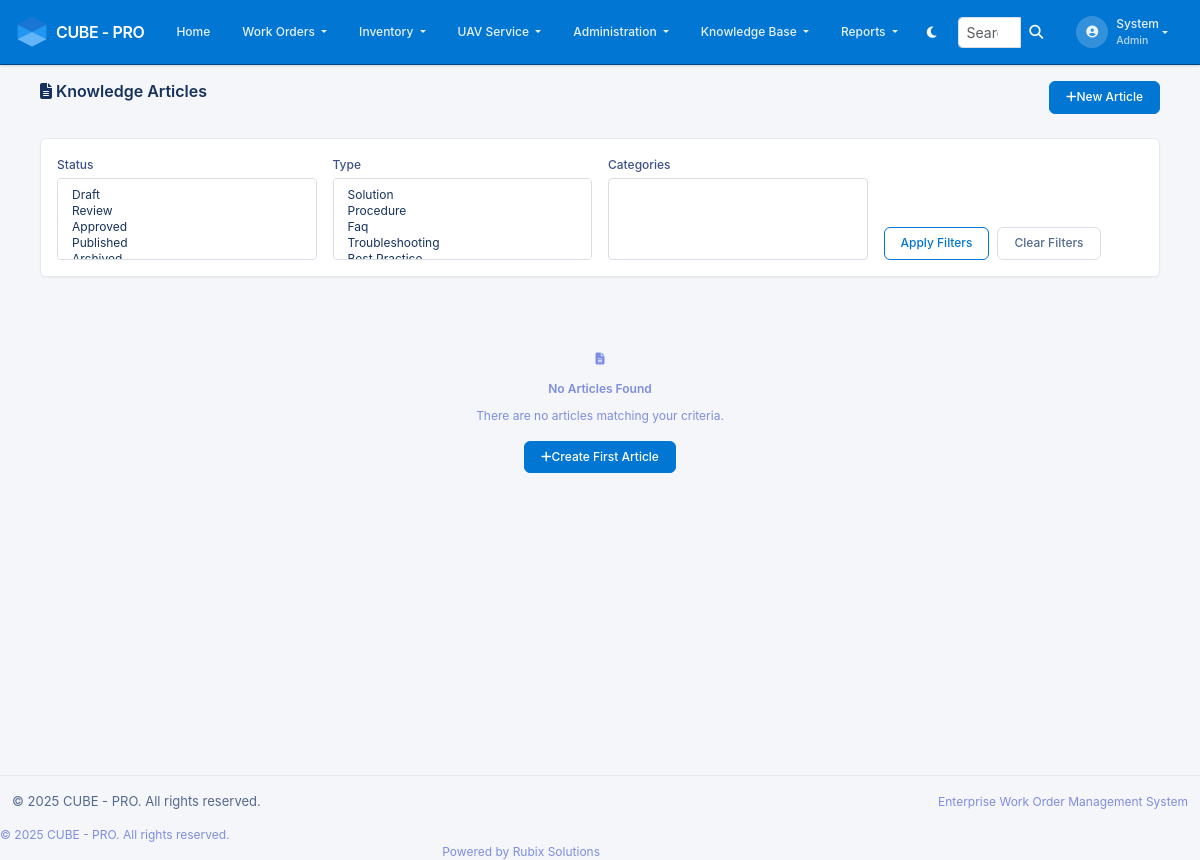
The page /knowledge/articles (signed in) on the database as committed earlier.
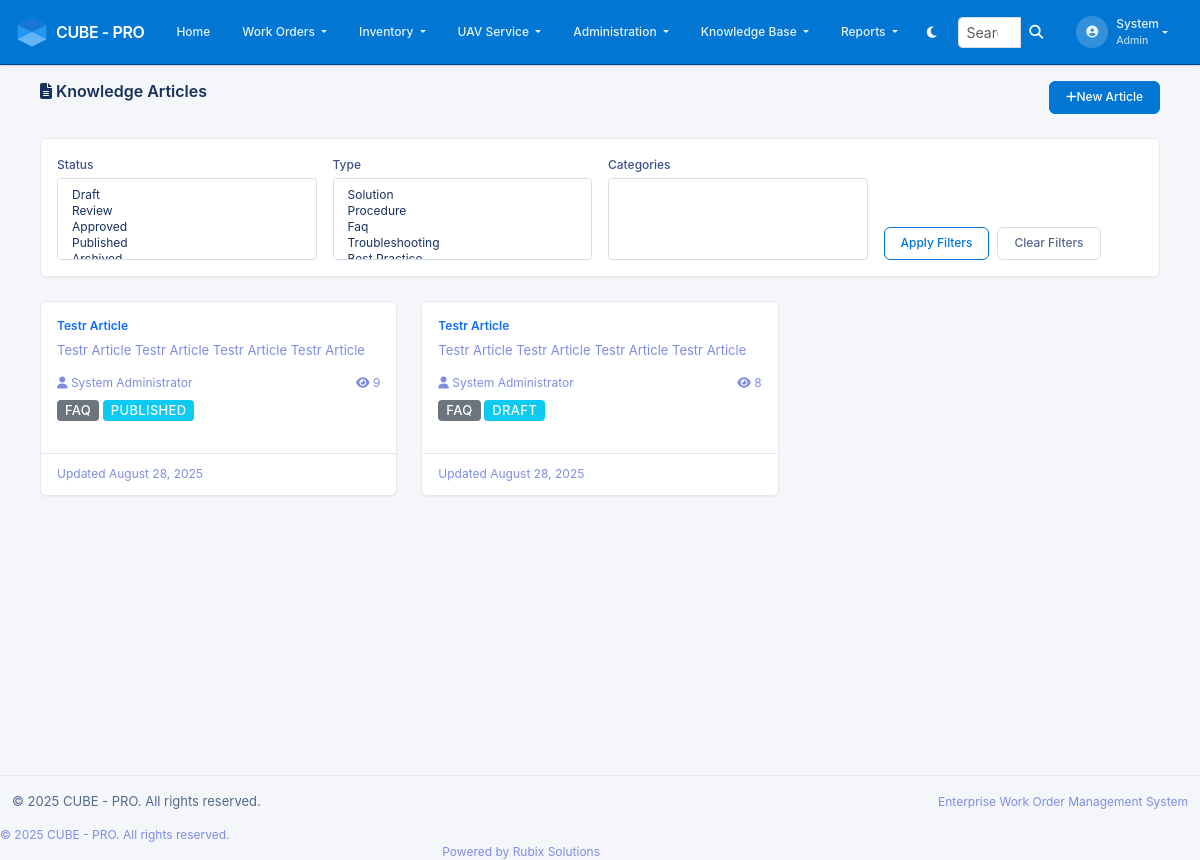
The same page on the database as committed later.
### app/knowledge/models.py (models this page shows, shortened)
class KnowledgeArticle(db.Model):
    __tablename__ = 'knowledge_articles'
    id = db.Column(db.Integer, primary_key=True)
    kb_id = db.Column(db.String(20), unique=True, nullable=False)  # KB-YYYY-NNNN format
    title = db.Column(db.String(200), nullable=False)
    summary = db.Column(db.Text, nullable=False)
    description = db.Column(db.Text)
    solution = db.Column(db.Text)
    workaround = db.Column(db.Text)
    problem_statement = db.Column(db.Text)
    environment = db.Column(db.Text)
    cause = db.Column(db.Text)
    resolution_steps = db.Column(db.Text)
    prevention_steps = db.Column(db.Text)
    related_documents = db.Column(db.Text)
    article_type = db.Column(db.Enum(KnowledgeType), nullable=False, default=KnowledgeType.SOLUTION)
    status = db.Column(db.Enum(KnowledgeStatus), nullable=False, default=KnowledgeStatus.DRAFT)
    visibility = db.Column(db.Enum(VisibilityLevel), nullable=False, default=VisibilityLevel.PUBLIC)
    priority = db.Column(db.String(20), default='MEDIUM')  # LOW, MEDIUM, HIGH, CRITICAL
    category_id = db.Column(db.Integer, db.ForeignKey('knowledge_categories.id'))
    keywords = db.Column(db.Text)  # Comma-separated keywords for search
    author_id = db.Column(db.Integer, db.ForeignKey('users.id'), nullable=False)
    reviewer_id = db.Column(db.Integer, db.ForeignKey('users.id'))
    approver_id = db.Column(db.Integer, db.ForeignKey('users.id'))
    created_at = db.Column(db.DateTime, default=lambda: datetime.now(timezone.utc))
    updated_at = db.Column(db.DateTime, default=lambda: datetime.now(timezone.utc), onupdate=lambda: datetime.now(timezone.utc))
    reviewed_at = db.Column(db.DateTime)
    approved_at = db.Column(db.DateTime)
    published_at = db.Column(db.DateTime)
    expires_at = db.Column(db.DateTime)
    view_count = db.Column(db.Integer, default=0)
    helpful_count = db.Column(db.Integer, default=0)
    not_helpful_count = db.Column(db.Integer, default=0)
    average_rating = db.Column(db.Float, default=0.0)
    last_verified_at = db.Column(db.DateTime)
    verified_by_id = db.Column(db.Integer, db.ForeignKey('users.id'))
    version = db.Column(db.String(10), default='1.0')
    parent_article_id = db.Column(db.Integer, db.ForeignKey('knowledge_articles.id'))
    author = db.relationship('User', foreign_keys=[author_id], backref='authored_articles')
    reviewer = db.relationship('User', foreign_keys=[reviewer_id], backref='reviewed_articles')
    approver = db.relationship('User', foreign_keys=[approver_id], backref='approved_articles')
    verified_by = db.relationship('User', foreign_keys=[verified_by_id], backref='verified_articles')
    tags = db.relationship('KnowledgeTag', secondary=article_tags, backref='articles')
    visibility_roles = db.relationship('Role', secondary=article_visibility_roles, backref='visible_articles')
    visibility_users = db.relationship('User', secondary=article_visibility_users, backref='accessible_articles')
    parent_article = db.relationship('KnowledgeArticle', remote_side=[id], backref='child_versions')
    comments = db.relationship('KnowledgeComment', backref='article', lazy='dynamic', cascade='all, delete-orphan')
    attachments = db.relationship('KnowledgeAttachment', backref='article', lazy='dynamic', cascade='all, delete-orphan')
    ratings = db.relationship('KnowledgeRating', backref='article', lazy='dynamic', cascade='all, delete-orphan')
    views = db.relationship('KnowledgeView', backref='article', lazy='dynamic', cascade='all, delete-orphan')

class KnowledgeCategory(db.Model):
    __tablename__ = 'knowledge_categories'
    id = db.Column(db.Integer, primary_key=True)
    name = db.Column(db.String(100), nullable=False)
    description = db.Column(db.Text)
    parent_id = db.Column(db.Integer, db.ForeignKey('knowledge_categories.id'))
    icon = db.Column(db.String(50))
    color = db.Column(db.String(7))  # Hex color code
    sort_order = db.Column(db.Integer, default=0)
    is_active = db.Column(db.Boolean, default=True)
    created_at = db.Column(db.DateTime, default=lambda: datetime.now(timezone.utc))
    updated_at = db.Column(db.DateTime, default=lambda: datetime.now(timezone.utc), onupdate=lambda: datetime.now(timezone.utc))
    parent = db.relationship('KnowledgeCategory', remote_side=[id], backref='children')
    articles = db.relationship('KnowledgeArticle', backref='category', lazy='dynamic')

### app/models.py (models this page shows, shortened)
class User(UserMixin, db.Model):
    __tablename__ = 'users'
    id = db.Column(db.Integer, primary_key=True)
    username = db.Column(db.String(64), unique=True, nullable=False, index=True)
    email = db.Column(db.String(120), unique=True, nullable=False, index=True)
    password_hash = db.Column(db.String(255), nullable=False)
    first_name = db.Column(db.String(64), nullable=False)
    last_name = db.Column(db.String(64), nullable=False)
    phone = db.Column(db.String(20))
    is_active = db.Column(db.Boolean, default=True)
    created_at = db.Column(db.DateTime, default=lambda: datetime.now(timezone.utc))
    last_login = db.Column(db.DateTime)
    role_id = db.Column(db.Integer, db.ForeignKey('roles.id'))
    created_workorders = db.relationship('WorkOrder', foreign_keys='WorkOrder.created_by_id',
                                       backref='creator', lazy='dynamic')
    assigned_workorders = db.relationship('WorkOrder', foreign_keys='WorkOrder.assigned_to_id',
                                        backref='assignee', lazy='dynamic')
    activities = db.relationship('WorkOrderActivity', backref='user', lazy='dynamic')
    def has_role(self, role_name):
        return self.role and self.role.name == role_name

### app/knowledge/routes.py (the view)
@knowledge.route('/articles')
@login_required
def list_articles():
    filter_form = KnowledgeFilterForm()
    query = get_user_accessible_articles()
    query = query.order_by(desc(KnowledgeArticle.updated_at))
    page = request.args.get('page', 1, type=int)
    per_page = 20
    articles = query.paginate(
        page=page, per_page=per_page, error_out=False
    )
    return render_template('knowledge/list.html',
                         articles=articles,
                         filter_form=filter_form)

### app/knowledge/forms.py
class KnowledgeFilterForm(FlaskForm):
    status = SelectMultipleField('Status',
        choices=[(status.value, status.value.title()) for status in KnowledgeStatus],
        validators=[Optional()])
    article_type = SelectMultipleField('Type',
        choices=[(type.value, type.value.replace('_', ' ').title()) for type in KnowledgeType],
        validators=[Optional()])
    category_id = SelectMultipleField('Categories', coerce=int, validators=[Optional()])
    author_id = SelectMultipleField('Authors', coerce=int, validators=[Optional()])
    apply_filters = SubmitField('Apply Filters')
    clear_filters = SubmitField('Clear Filters')

### app/__init__.py (called while the page is built)
@login_manager.user_loader
def load_user(user_id):
    from app.models import User
    return User.query.get(int(user_id))

### app/knowledge/routes.py (called while the page is built)
def get_user_accessible_articles():
    base_query = KnowledgeArticle.query
    if current_user.has_role('admin') or current_user.has_role('knowledge_admin'):
        return base_query
    visibility_conditions = [
        KnowledgeArticle.visibility == VisibilityLevel.PUBLIC,
        KnowledgeArticle.author_id == current_user.id
    ]
    return base_query.filter(or_(*visibility_conditions))

### app/templates/knowledge/list.html (shortened to what the changed rows need)
{% extends "base.html" %}
{% block content %}
<div class="container-fluid">
    <div class="d-flex justify-content-between align-items-center mb-4">
        <h2><i class="fas fa-file-alt"></i> Knowledge Articles</h2>
    </div>
    <div class="row">
        {% if articles.items %}
            {% for article in articles.items %}
            <div class="col-md-6 col-lg-4 mb-4">
                <div class="card h-100">
                    <div class="card-body">
                        <h5 class="card-title">
                            <a href="{{ url_for('knowledge.view_article', id=article.id) }}" class="text-decoration-none">
                                {{ article.title }}
                            </a>
                        </h5>
                        <p class="card-text text-muted small">
                            {{ article.summary[:150] }}{% if article.summary|length > 150 %}...{% endif %}
                        </p>
                        <div class="d-flex justify-content-between align-items-center">
                            <small class="text-muted">
                                <i class="fas fa-user"></i> {{ article.author.first_name }} {{ article.author.last_name }}
                            </small>
                            <small class="text-muted">
                                <i class="fas fa-eye"></i> {{ article.view_count or 0 }}
                            </small>
                        </div>
                        <div class="mt-2">
                            {% if article.category %}
                                <span class="badge bg-secondary">{{ article.category.name }}</span>
                            {% endif %}
                            {% if article.status %}
                                {% if article.status.name == 'published' %}
                                    <span class="badge bg-success">{{ article.status.name|title }}</span>
                                {% elif article.status.name == 'draft' %}
                                    <span class="badge bg-warning">{{ article.status.name|title }}</span>
                                {% else %}
                                    <span class="badge bg-info">{{ article.status.name|title }}</span>
                                {% endif %}
                            {% endif %}
                        </div>
                    </div>
                    <div class="card-footer bg-transparent">
                        <small class="text-muted">
                            Updated {{ article.updated_at.strftime('%B %d, %Y') }}
                        </small>
                    </div>
                </div>
            </div>
            {% endfor %}
        {% else %}
            <div class="col-12">
                <div class="text-center py-5">
                    <i class="fas fa-file-alt fa-3x text-muted mb-3"></i>
                    <h4 class="text-muted">No Articles Found</h4>
                    <p class="text-muted">There are no articles matching your criteria.</p>
                    <a href="{{ url_for('knowledge.create_article') }}" class="btn btn-primary">
                        <i class="fas fa-plus"></i> Create First Article
                    </a>
                </div>
            </div>
        {% endif %}
    </div>
</div>
{% endblock %}

Rows that differ between the two databases and show on the page:
added KnowledgeArticle: title "Testr Article", summary "Testr Article Testr Article Testr Article Testr Article", author.first_name "System", author.last_name "Administrator", view_count "9", category.name "FAQ", status.name "PUBLISHED", updated_at "August 28, 2025"
added KnowledgeArticle: title "Testr Article", summary "Testr Article Testr Article Testr Article Testr Article", author.first_name "System", author.last_name "Administrator", view_count "8", category.name "FAQ", status.name "DRAFT", updated_at "August 28, 2025"
Other text that changed with them:
text no longer shown: "No Articles Found There are no articles matching your criteria. Create First Article"
